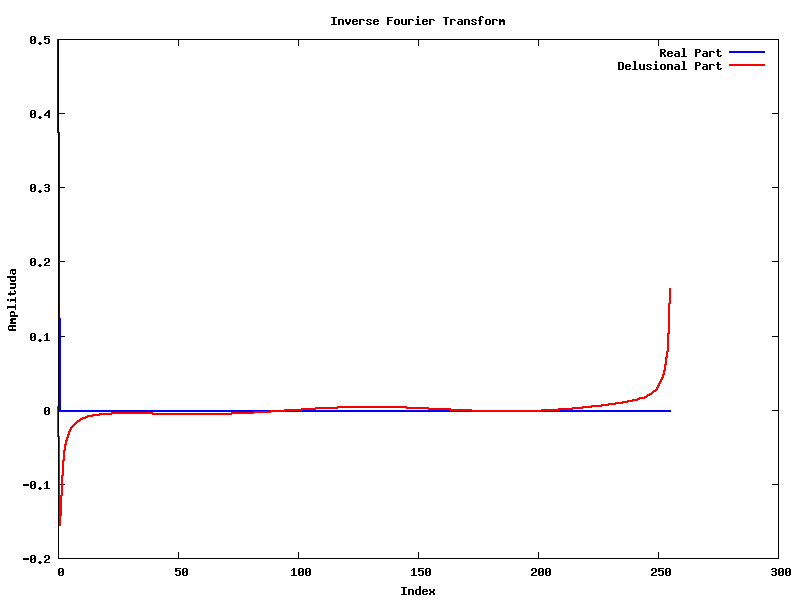

gnuplot code for this plot:
# Skrypt do gnuplot dla danych z ifft_output.txt

# Ustawienia wykresu
set terminal png size 800,600
set output 'ifft_plot.png'

# Tytuł wykresu
set title 'Inverse Fourier Transform'
set xlabel 'Index'
set ylabel 'Amplituda'

# Kolory dla wykresów
set style line 1 lc rgb 'blue' lw 2  # Część rzeczywista (niebieska)
set style line 2 lc rgb 'red' lw 2   # Część urojona (czerwona)

# Wczytywanie danych i tworzenie wykresu
plot 'ifft_output.txt' using 1:2 with lines title 'Real Part' ls 1, \
     'ifft_output.txt' using 1:3 with lines title 'Delusional Part' ls 2
